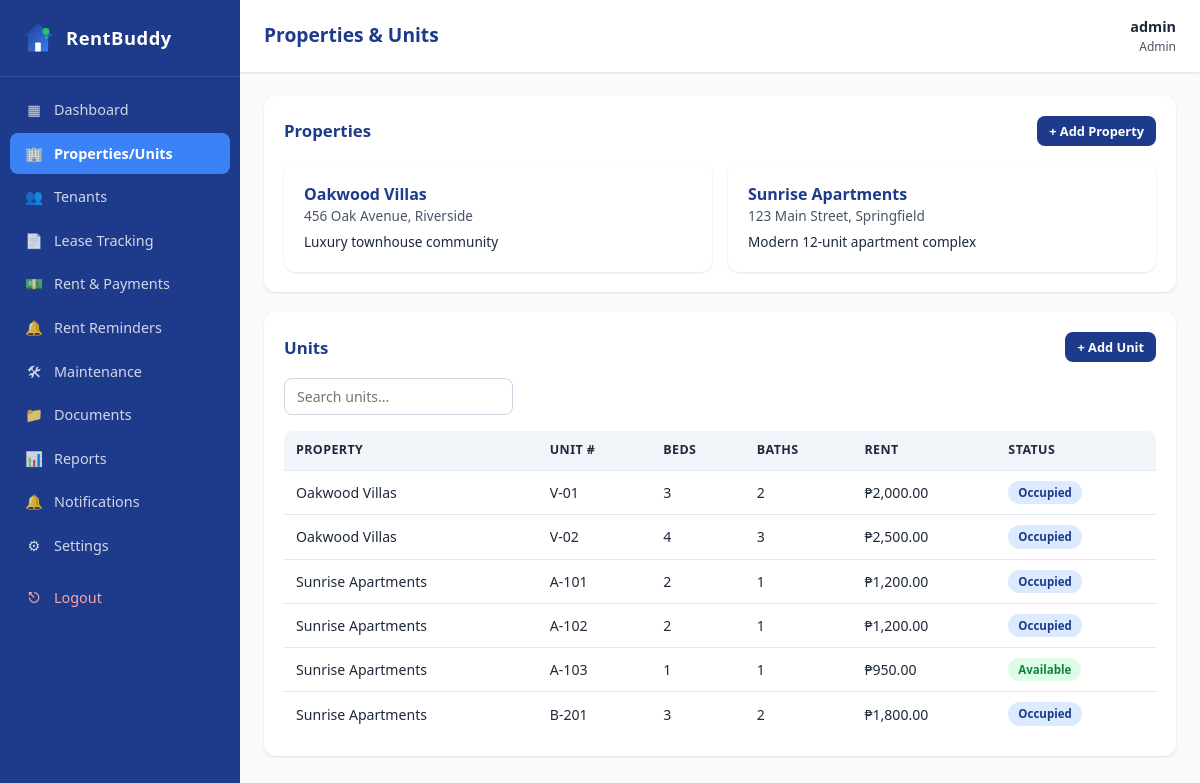
The page /admin/properties.php (signed in) on the database its author committed.
### tables this page shows
CREATE TABLE `properties` (
  `id` int(11) NOT NULL,
  `name` varchar(100) NOT NULL,
  `address` varchar(255) NOT NULL,
  `city` varchar(100) DEFAULT NULL,
  `description` text DEFAULT NULL,
  `created_at` timestamp NOT NULL DEFAULT current_timestamp()
);

CREATE TABLE `units` (
  `id` int(11) NOT NULL,
  `property_id` int(11) NOT NULL,
  `unit_number` varchar(20) NOT NULL,
  `bedrooms` int(11) DEFAULT 1,
  `bathrooms` int(11) DEFAULT 1,
  `monthly_rent` decimal(10,2) NOT NULL,
  `status` enum('available','occupied','maintenance') DEFAULT 'available',
  `created_at` timestamp NOT NULL DEFAULT current_timestamp()
);

### admin/properties.php (the view, shortened to what this page needs)
<?php
require_once __DIR__ . '/../includes/auth.php';
$properties = $pdo->query("SELECT * FROM properties ORDER BY name")->fetchAll();
$units = $pdo->query("
    SELECT u.*, p.name AS property_name
    FROM units u JOIN properties p ON p.id = u.property_id
    ORDER BY p.name, u.unit_number
")->fetchAll();
include __DIR__ . '/../includes/header.php';
?>
<div class="card">
    <div class="card-header">
        <h3>Properties</h3>
        <button class="btn btn-primary btn-sm" data-modal-open="modalAddProperty">+ Add Property</button>
    </div>
    <div class="grid-3">
        <?php foreach ($properties as $p): ?>
            <div class="card" style="margin:0;">
                <h4 style="color:var(--navy);"><?= e($p['name']) ?></h4>
                <p style="font-size:.85rem;color:var(--gray-600);">
                    <?= e($p['address']) ?><?= $p['city'] ? ', '.e($p['city']) : '' ?>
                </p>
                <p style="font-size:.85rem;margin-top:6px;"><?= e($p['description']) ?></p>
            </div>
        <?php endforeach; ?>
    </div>
</div>
<div class="card">
    <div class="card-header">
        <h3>Units</h3>
        <button class="btn btn-primary btn-sm" data-modal-open="modalAddUnit">+ Add Unit</button>
    </div>
    <div class="toolbar">
        <input type="text" placeholder="Search units..." data-table-search="#unitsTable">
    </div>
    <div class="table-wrap">
        <table id="unitsTable">
            <thead>
                <tr><th>Property</th><th>Unit #</th><th>Beds</th><th>Baths</th><th>Rent</th><th>Status</th></tr>
            </thead>
            <tbody>
            <?php foreach ($units as $u): ?>
                <tr>
                    <td><?= e($u['property_name']) ?></td>
                    <td><?= e($u['unit_number']) ?></td>
                    <td><?= (int)$u['bedrooms'] ?></td>
                    <td><?= (int)$u['bathrooms'] ?></td>
                    <td><?= money($u['monthly_rent']) ?></td>
                    <td><?= status_badge($u['status']) ?></td>
                </tr>
            <?php endforeach; ?>
            </tbody>
        </table>
    </div>
</div>
<?php include __DIR__ . '/../includes/footer.php'; ?>

### includes/functions.php (shortened to what this page needs)
<?php
function e($str) {
    return htmlspecialchars($str ?? '', ENT_QUOTES, 'UTF-8');
}
function status_badge($status) {
    $map = [
        'paid'         => 'badge-green',
        'unpaid'       => 'badge-gray',
        'pending'      => 'badge-yellow',
        'overdue'      => 'badge-red',
        'active'       => 'badge-green',
        'expiring'     => 'badge-yellow',
        'expired'      => 'badge-red',
        'terminated'   => 'badge-gray',
        'submitted'    => 'badge-blue',
        'under_review' => 'badge-yellow',
        'in_progress'  => 'badge-blue',
        'completed'    => 'badge-green',
        'cancelled'    => 'badge-gray',
        'available'    => 'badge-green',
        'occupied'     => 'badge-blue',
        'maintenance'  => 'badge-yellow',
        'low'          => 'badge-gray',
        'medium'       => 'badge-yellow',
        'high'         => 'badge-red',
        'urgent'       => 'badge-red',
        'upcoming'     => 'badge-green',
        'due'          => 'badge-yellow',
        'contract'     => 'badge-blue',
        'lease'        => 'badge-blue',
        'receipt'      => 'badge-green',
        'other'        => 'badge-gray',
        'info'         => 'badge-blue',
        'success'      => 'badge-green',
    ];
    $cls = $map[$status] ?? 'badge-gray';
    return '<span class="badge ' . $cls . '">' . e(ucwords(str_replace('_', ' ', $status))) . '</span>';
}
function money($amount) {
    return '₱' . number_format((float)$amount, 2);
}

### assets/css/style.css (style rules this page uses)
:root { --navy: #1e3a8a; --navy-dark: #172554; --blue: #3b82f6; --blue-light: #dbeafe; --green: #22c55e; --green-light: #dcfce7; --red: #ef4444; --red-light: #fee2e2; --yellow: #f59e0b; --yellow-light: #fef3c7; --gray-50: #f8fafc; --gray-100: #f1f5f9; --gray-200: #e2e8f0; --gray-300: #cbd5e1; --gray-600: #475569; --gray-800: #1e293b; --white: #ffffff; --radius: 12px; --radius-sm: 8px; --shadow: 0 1px 3px rgba(0,0,0,.08), 0 1px 2px rgba(0,0,0,.04); --shadow-lg: 0 10px 25px rgba(30,58,138,.12); --font: 'Segoe UI', system-ui, -apple-system, Roboto, sans-serif; }
* { box-sizing: border-box; margin: 0; padding: 0; }
html, body { height: 100%; }
body { font-family: var(--font); background: var(--gray-50); color: var(--gray-800); line-height: 1.5; -webkit-font-smoothing: antialiased; }
.btn { display: inline-flex; align-items: center; justify-content: center; gap: 6px; padding: 10px 18px; border: none; border-radius: var(--radius-sm); font-size: .9rem; font-weight: 600; cursor: pointer; transition: all .2s; font-family: inherit; text-decoration: none; }
.btn-primary { background: var(--navy); color: #fff; }
.btn-sm { padding: 6px 12px; font-size: .8rem; }
.card { background: var(--white); border-radius: var(--radius); box-shadow: var(--shadow); padding: 20px; margin-bottom: 20px; }
.card-header { display: flex; align-items: center; justify-content: space-between; margin-bottom: 16px; flex-wrap: wrap; gap: 10px; }
.card-header h3 { font-size: 1.05rem; color: var(--navy); }
.table-wrap { overflow-x: auto; border-radius: var(--radius-sm); }
table { width: 100%; border-collapse: collapse; font-size: .88rem; }
th, td { padding: 10px 12px; text-align: left; border-bottom: 1px solid var(--gray-200); }
th { background: var(--gray-100); font-weight: 600; color: var(--gray-800); font-size: .78rem; text-transform: uppercase; letter-spacing: .4px; white-space: nowrap; }
tbody tr:last-child td { border-bottom: none; }
.badge { display: inline-block; padding: 3px 10px; border-radius: 999px; font-size: .72rem; font-weight: 600; white-space: nowrap; }
.badge-green { background: var(--green-light); color: #15803d; }
.badge-blue { background: var(--blue-light); color: var(--navy); }
.grid-3 { display: grid; grid-template-columns: repeat(auto-fit, minmax(240px,1fr)); gap: 16px; }
.toolbar { display: flex; gap: 10px; flex-wrap: wrap; align-items: center; margin-bottom: 16px; }
.toolbar input, .toolbar select { padding: 8px 12px; border: 1px solid var(--gray-300); border-radius: var(--radius-sm); font-size: .88rem; font-family: inherit; }
.toolbar input { min-width: 200px; }

### rows shown on the page
properties: name "Oakwood Villas", address "456 Oak Avenue", city "Riverside", description "Luxury townhouse community"
properties: name "Sunrise Apartments", address "123 Main Street", city "Springfield", description "Modern 12-unit apartment complex"
units: property.name "Oakwood Villas", unit_number "V-01", bedrooms "3", bathrooms "2", monthly_rent "₱2,000.00", status "Occupied"
units: property.name "Oakwood Villas", unit_number "V-02", bedrooms "4", bathrooms "3", monthly_rent "₱2,500.00", status "Occupied"
units: property.name "Sunrise Apartments", unit_number "A-101", bedrooms "2", bathrooms "1", monthly_rent "₱1,200.00", status "Occupied"
units: property.name "Sunrise Apartments", unit_number "A-102", bedrooms "2", bathrooms "1", monthly_rent "₱1,200.00", status "Occupied"
units: property.name "Sunrise Apartments", unit_number "A-103", bedrooms "1", bathrooms "1", monthly_rent "₱950.00", status "Available"
units: property.name "Sunrise Apartments", unit_number "B-201", bedrooms "3", bathrooms "2", monthly_rent "₱1,800.00", status "Occupied"

### other values the page prints
$page_title "Properties & Units"
$user['username'] "admin"
$user['role'] "Admin"
